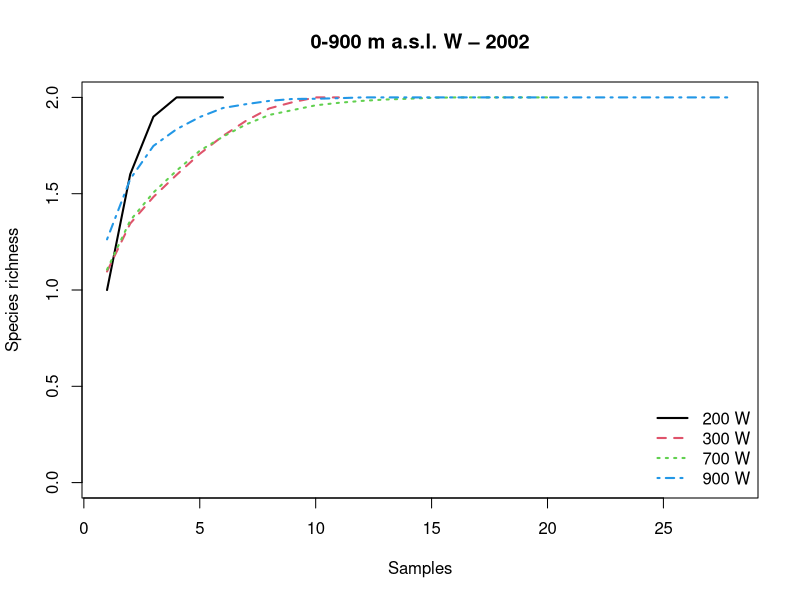
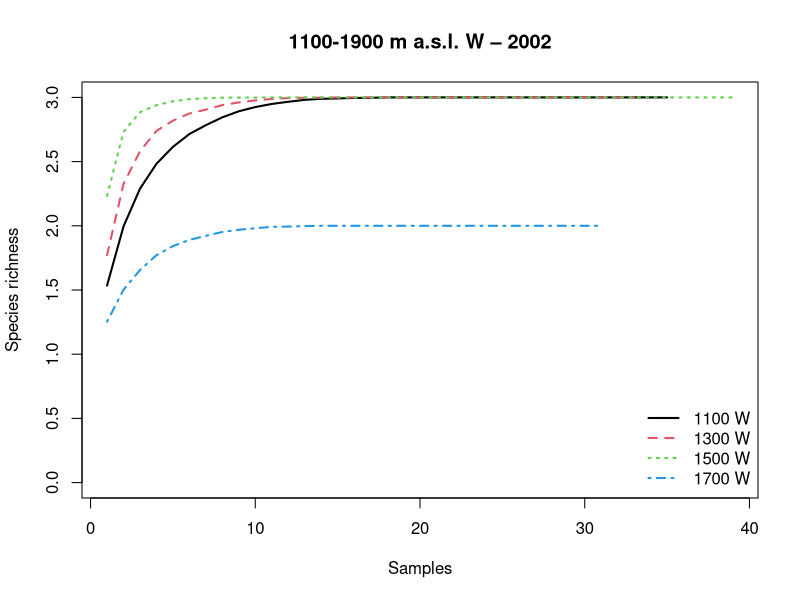
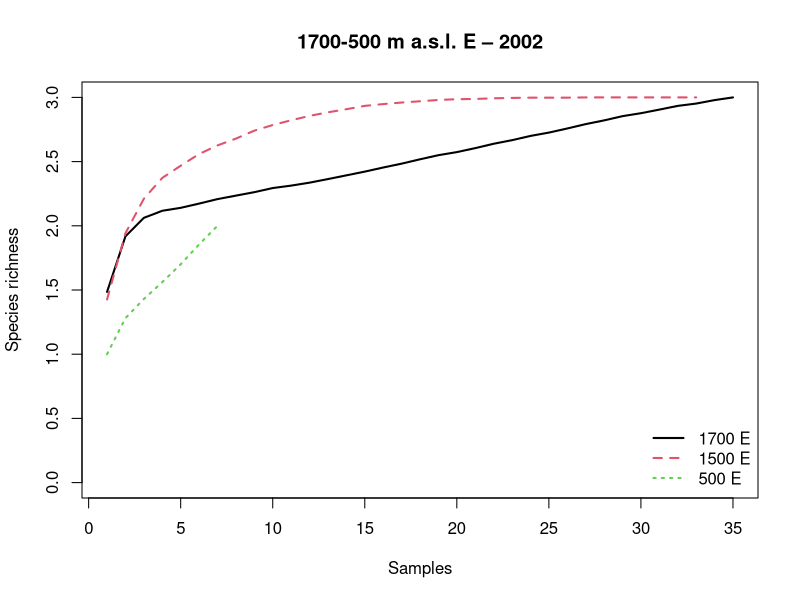
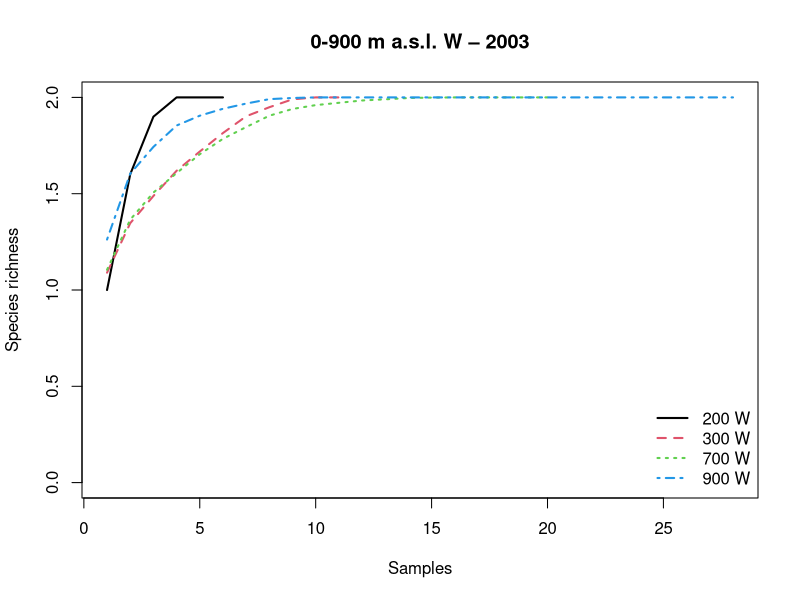
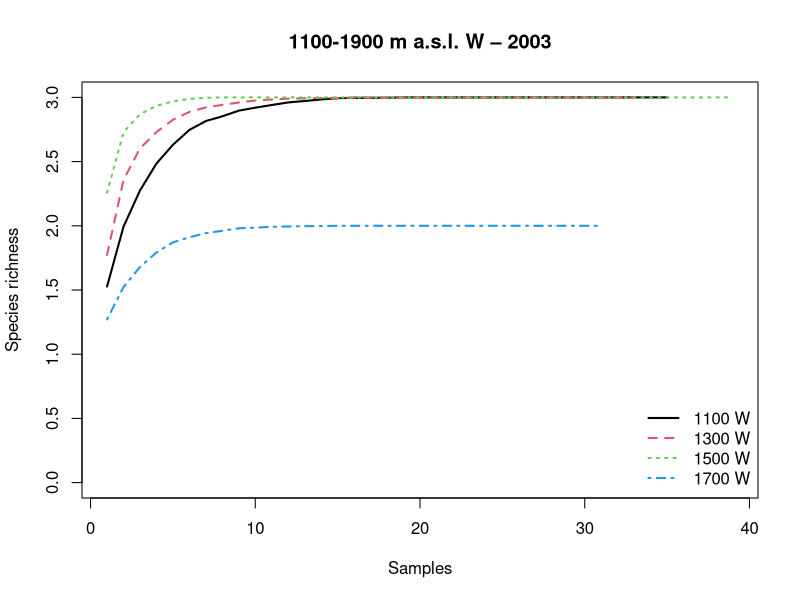
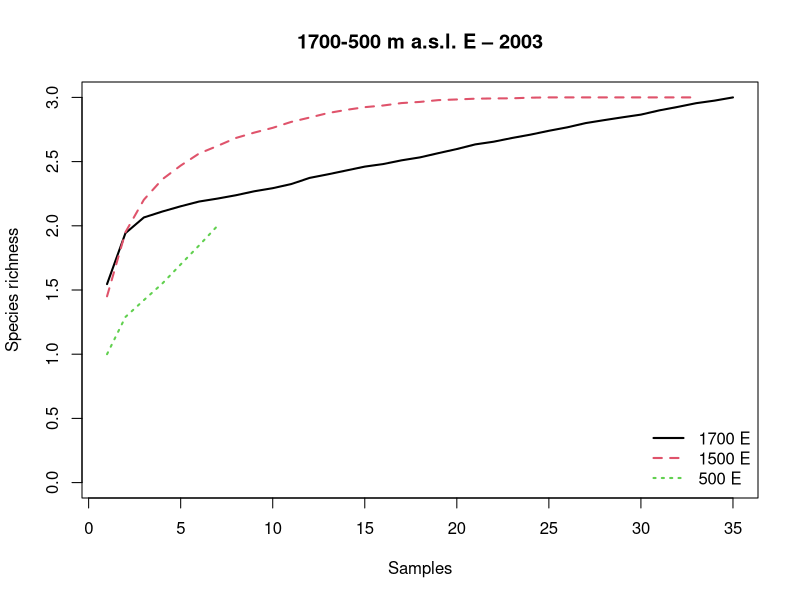
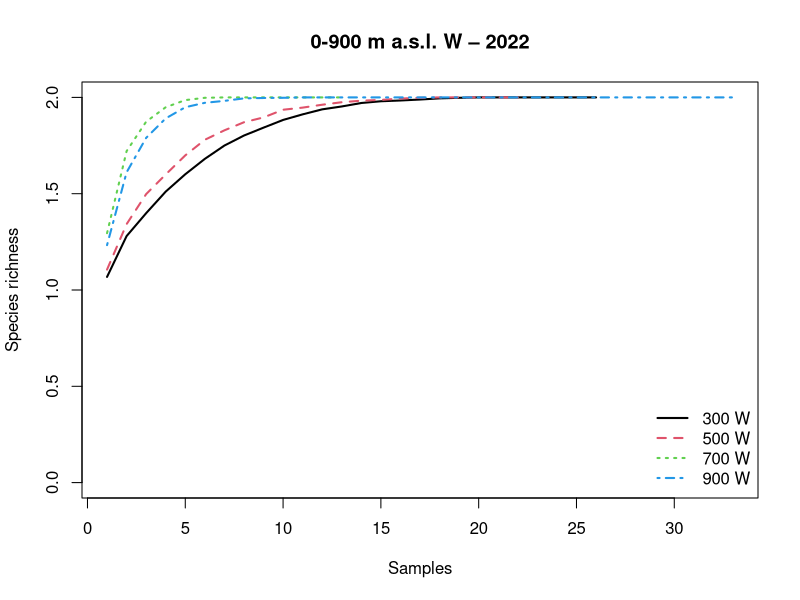
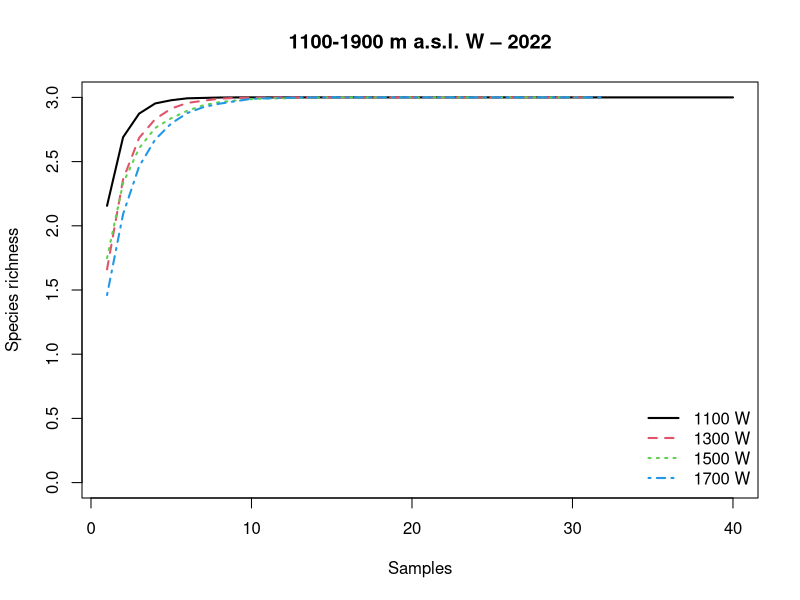

The R source for these figures, in order:
############################################
# Sample-based rarefaction curves
############################################

##################for all elevations, years (2002-2005 and 2022-2023) separate#####################################
############################################
# Sample-based accumulation curves
# Using Elevation instead of Site
# Years: 2002–2003 vs 2022–2023
############################################

# Load package
library(vegan)
library(tidyverse)

# 1. Read CSV
beetles <- read.csv(
  "./working_beetle_data/Matrix_beetles.csv",
  sep = ",",
  header = TRUE,
  stringsAsFactors = FALSE,
  na.strings = c("", "NA")
) %>%
  filter(Year != 2004)

# Drop empty column if present
beetles <- beetles[, !grepl("^Unnamed", names(beetles))]

# 2. Standardise column names
names(beetles) <- make.names(names(beetles))

# 3. Identify metadata and species columns
meta_cols <- c("Year", "Elevation", "Replicate", "Pitfall.trap")
species_cols <- setdiff(names(beetles), meta_cols)

# 4. Convert species columns to numeric
beetles[, species_cols] <- lapply(beetles[, species_cols], function(x) {
  suppressWarnings(as.numeric(x))
})

# 5. Check the years available
cat("Year present:\n")
print(unique(beetles$Year))

cat("Elevations present:\n")
print(unique(beetles$Elevation))

# 6. Define elevation groups
group1 <- c("0 m W", "200 W", "300 W", "500 W", "700 W", "900 W")

group2 <- c("1100 W", "1300 W", "1500 W", "1700 W", "1900 W (Peak)")

group3 <- c("1700 E", "1500 E", "1300 E", "1100 E", "900 E", "500 E")

# 7. Helper: subset by year
subset_by_year <- function(year_tag) {
  subset(beetles, Year == year_tag)
}

# 8. Compute accumulation curve for one elevation × year
get_accum <- function(data_year, elev_label) {
  sub <- data_year[data_year$Elevation == elev_label, ]

  # Need at least 2 samples
  if (nrow(sub) < 2) {
    cat("Skipping:", elev_label, "| too few samples\n")
    return(NULL)
  }

  comm <- sub[, species_cols, drop = FALSE]
  comm <- comm[, colSums(comm, na.rm = TRUE) > 0, drop = FALSE]

  # Need at least 2 species
  if (ncol(comm) < 2) {
    cat("Skipping:", elev_label, "| too few species\n")
    return(NULL)
  }

  cat(
    "Year =",
    unique(sub$Year),
    "| Elevation =",
    elev_label,
    "| Samples =",
    nrow(sub),
    "| Species cols =",
    ncol(comm),
    "\n"
  )

  specaccum(comm, method = "random", permutations = 1000)
}


# 9. Plot one group for a given year
plot_group <- function(data_year, group_elevs, year_label, title_text) {
  acc_list <- lapply(group_elevs, function(e) get_accum(data_year, e))
  keep <- !sapply(acc_list, is.null)
  acc_list <- acc_list[keep]
  good_elevs <- group_elevs[keep]

  if (length(acc_list) == 0) {
    plot(
      1,
      1,
      type = "n",
      main = paste(title_text, year_label),
      xlab = "",
      ylab = "",
      sub = "No data available"
    )
    return()
  }

  xmax <- max(sapply(acc_list, function(a) max(a$sites, na.rm = TRUE)))
  ymax <- max(sapply(acc_list, function(a) max(a$richness, na.rm = TRUE)))

  plot(
    0,
    0,
    type = "n",
    xlim = c(1, xmax),
    ylim = c(0, ymax),
    xlab = "Samples",
    ylab = "Species richness",
    main = paste(title_text, "–", year_label)
  )

  cols <- seq_along(good_elevs)

  for (i in seq_along(good_elevs)) {
    acc <- acc_list[[i]]
    lines(acc$sites, acc$richness, col = cols[i], lty = i, lwd = 2) # thicker lines
  }

  legend(
    "bottomright",
    legend = good_elevs,
    col = cols,
    lty = seq_along(good_elevs),
    lwd = 2, # match curve thickness
    bty = "n"
  )
}

# 10. Make six plots
data_2002 <- subset_by_year(2002)
data_2003 <- subset_by_year(2003)
data_2022 <- subset_by_year(2022)
data_2023 <- subset_by_year(2023)

# 2002
plot_group(data_2002, group1, "2002", "0-900 m a.s.l. W")
plot_group(data_2002, group2, "2002", "1100-1900 m a.s.l. W")
plot_group(data_2002, group3, "2002", "1700-500 m a.s.l. E")

# 2003
plot_group(data_2002, group1, "2003", "0-900 m a.s.l. W")
plot_group(data_2002, group2, "2003", "1100-1900 m a.s.l. W")
plot_group(data_2002, group3, "2003", "1700-500 m a.s.l. E")

# # 2004
# plot_group(data_2002, group1, "2004", "0-900 m a.s.l. W")
# plot_group(data_2002, group2, "2004", "1100-1900 m a.s.l. W")
# plot_group(data_2002, group3, "2004", "1700-500 m a.s.l. E")

# # 2005
# plot_group(data_2002, group1, "2005", "0-900 m a.s.l. W")
# plot_group(data_2002, group2, "2005", "1100-1900 m a.s.l. W")
# plot_group(data_2002, group3, "2005", "1700-500 m a.s.l. E")

# 2022
plot_group(data_2022, group1, "2022", "0-900 m a.s.l. W")
plot_group(data_2022, group2, "2022", "1100-1900 m a.s.l. W")
plot_group(data_2022, group3, "2022", "1700-500 m a.s.l. E")

# 2023
plot_group(data_2023, group1, "2023", "0-900 m a.s.l. W")
plot_group(data_2023, group2, "2023", "1100-1900 m a.s.l. W")
plot_group(data_2023, group3, "2023", "1700-500 m a.s.l. E")


########Years pulled together##########

# 1. Read CSV
beetles <- read.csv(
  "./working_beetle_data/Matrix_beetles.csv",
  sep = ",",
  header = TRUE,
  stringsAsFactors = FALSE,
  na.strings = c("", "NA")
) %>%
  filter(Year != 2004)

# Drop empty column if present
beetles <- beetles[, !grepl("^Unnamed", names(beetles))]

# 2. Standardise column names
names(beetles) <- make.names(names(beetles))

# 3. Identify metadata and species columns
meta_cols <- c("Year", "Elevation", "Replicate", "Pitfall.trap")
species_cols <- setdiff(names(beetles), meta_cols)

# 4. Convert species columns to numeric
beetles[, species_cols] <- lapply(beetles[, species_cols], function(x) {
  suppressWarnings(as.numeric(x))
})

# 5. Check contents
cat("Years present:\n")
print(sort(unique(beetles$Year)))

cat("Elevations present:\n")
print(unique(beetles$Elevation))

# 6. Define elevation groups (MATCH DATA EXACTLY)
group1 <- c("0  W", "200 W", "300 W", "500 W", "700 W", "900 W")

group2 <- c("1100 W", "1300 W", "1500 W", "1700 W", "1900 W (Peak)")

group3 <- c("1700 E", "1500 E", "1300 E", "1100 E", "900 E", "500 E")

# 7. Compute accumulation curve for one elevation (ALL YEARS POOLED)
get_accum <- function(data_all, elev_label) {
  sub <- data_all[data_all$Elevation == elev_label, ]

  # Need at least 2 samples
  if (nrow(sub) < 2) {
    cat("Skipping:", elev_label, "| too few samples\n")
    return(NULL)
  }

  comm <- sub[, species_cols, drop = FALSE]
  comm <- comm[, colSums(comm, na.rm = TRUE) > 0, drop = FALSE]

  # Need at least 2 species
  if (ncol(comm) < 2) {
    cat("Skipping:", elev_label, "| too few species\n")
    return(NULL)
  }

  cat(
    "Elevation =",
    elev_label,
    "| Samples =",
    nrow(sub),
    "| Species cols =",
    ncol(comm),
    "\n"
  )

  specaccum(comm, method = "random", permutations = 1000)
}

# 8. Plot one elevation group (ALL YEARS)
plot_group <- function(data_all, group_elevs, title_text) {
  acc_list <- lapply(group_elevs, function(e) get_accum(data_all, e))
  keep <- !sapply(acc_list, is.null)
  acc_list <- acc_list[keep]
  good_elevs <- group_elevs[keep]

  if (length(acc_list) == 0) {
    plot(
      1,
      1,
      type = "n",
      main = title_text,
      xlab = "",
      ylab = "",
      sub = "No data available"
    )
    return()
  }

  xmax <- max(sapply(acc_list, function(a) max(a$sites)))
  ymax <- max(sapply(acc_list, function(a) max(a$richness)))

  plot(
    0,
    0,
    type = "n",
    xlim = c(1, xmax),
    ylim = c(0, ymax),
    xlab = "Samples",
    ylab = "Species richness",
    main = title_text
  )

  cols <- seq_along(good_elevs)

  for (i in seq_along(good_elevs)) {
    acc <- acc_list[[i]]
    lines(acc$sites, acc$richness, col = cols[i], lty = i, lwd = 2)
  }

  legend(
    "bottomright",
    legend = good_elevs,
    col = cols,
    lty = seq_along(good_elevs),
    lwd = 2,
    bty = "n"
  )
}

# 9. FINAL: THREE PLOTS (YEARS POOLED)

# West – low elevations
plot_group(beetles, group1, "0–900 m a.s.l. W (2002-2005 and 2022-2023)")

# West – high elevations
plot_group(beetles, group2, "1100–1900 m a.s.l. W (2002-2005 and 2022-2023)")

# East – elevations
plot_group(beetles, group3, "1700–500 m a.s.l. E (2002-2005 and 2022-2023)")
